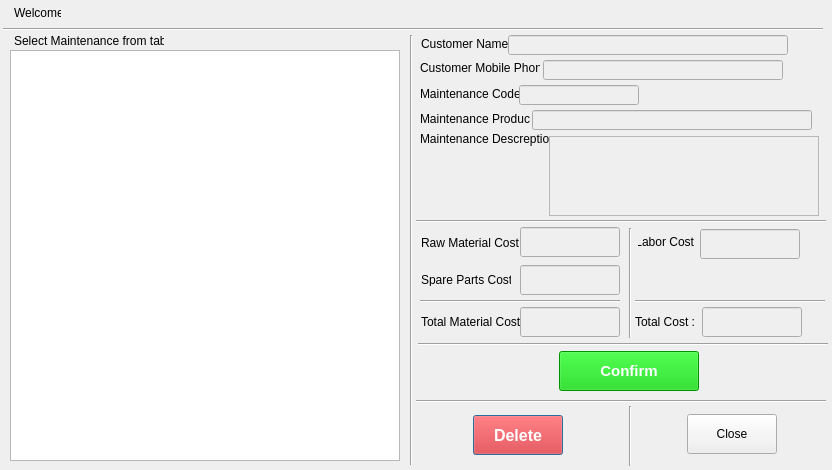
<?xml version="1.0" encoding="UTF-8"?>
<ui version="4.0">
	<class>confirmWMaintenanceDialog</class>
	<widget class="QDialog" name="confirmWMaintenanceDialog">
		<property name="geometry">
			<rect>
				<x>0</x>
				<y>0</y>
				<width>832</width>
				<height>470</height>
			</rect>
		</property>
		<property name="windowTitle">
			<string>Customer Confirm Waiting Maintenance</string>
		</property>
		<widget class="QLabel" name="label">
			<property name="geometry">
				<rect>
					<x>14</x>
					<y>3</y>
					<width>47</width>
					<height>20</height>
				</rect>
			</property>
			<property name="text">
				<string>Welcome,</string>
			</property>
		</widget>
		<widget class="QLabel" name="loggeduser">
			<property name="geometry">
				<rect>
					<x>65</x>
					<y>3</y>
					<width>180</width>
					<height>20</height>
				</rect>
			</property>
			<property name="font">
				<font>
					<weight>75</weight>
					<bold>true</bold>
				</font>
			</property>
			<property name="text">
				<string/>
			</property>
		</widget>
		<widget class="Line" name="line">
			<property name="geometry">
				<rect>
					<x>3</x>
					<y>28</y>
					<width>820</width>
					<height>3</height>
				</rect>
			</property>
			<property name="orientation">
				<enum>Qt::Horizontal</enum>
			</property>
		</widget>
		<widget class="QLabel" name="label_3">
			<property name="geometry">
				<rect>
					<x>14</x>
					<y>31</y>
					<width>150</width>
					<height>20</height>
				</rect>
			</property>
			<property name="text">
				<string>Select Maintenance from table :</string>
			</property>
		</widget>
		<widget class="QTableView" name="tableView">
			<property name="geometry">
				<rect>
					<x>10</x>
					<y>50</y>
					<width>390</width>
					<height>411</height>
				</rect>
			</property>
		</widget>
		<widget class="Line" name="line_2">
			<property name="geometry">
				<rect>
					<x>410</x>
					<y>35</y>
					<width>3</width>
					<height>430</height>
				</rect>
			</property>
			<property name="orientation">
				<enum>Qt::Vertical</enum>
			</property>
		</widget>
		<widget class="QLabel" name="label_4">
			<property name="geometry">
				<rect>
					<x>420</x>
					<y>87</y>
					<width>100</width>
					<height>13</height>
				</rect>
			</property>
			<property name="text">
				<string>Maintenance Code :</string>
			</property>
		</widget>
		<widget class="QLabel" name="label_5">
			<property name="geometry">
				<rect>
					<x>420</x>
					<y>109</y>
					<width>110</width>
					<height>20</height>
				</rect>
			</property>
			<property name="text">
				<string>Maintenance Product :</string>
			</property>
		</widget>
		<widget class="QLabel" name="label_6">
			<property name="geometry">
				<rect>
					<x>420</x>
					<y>129</y>
					<width>130</width>
					<height>20</height>
				</rect>
			</property>
			<property name="text">
				<string>Maintenance Descreption :</string>
			</property>
		</widget>
		<widget class="QLabel" name="label_7">
			<property name="geometry">
				<rect>
					<x>421</x>
					<y>34</y>
					<width>90</width>
					<height>20</height>
				</rect>
			</property>
			<property name="text">
				<string>Customer Name :</string>
			</property>
		</widget>
		<widget class="QLabel" name="label_8">
			<property name="geometry">
				<rect>
					<x>420</x>
					<y>58</y>
					<width>120</width>
					<height>20</height>
				</rect>
			</property>
			<property name="text">
				<string>Customer Mobile Phone :</string>
			</property>
		</widget>
		<widget class="QLineEdit" name="maintCodelbl">
			<property name="enabled">
				<bool>false</bool>
			</property>
			<property name="geometry">
				<rect>
					<x>519</x>
					<y>85</y>
					<width>120</width>
					<height>20</height>
				</rect>
			</property>
			<property name="font">
				<font>
					<pointsize>9</pointsize>
					<weight>75</weight>
					<bold>true</bold>
				</font>
			</property>
			<property name="styleSheet">
				<string notr="true">color: rgb(255, 0, 0);</string>
			</property>
		</widget>
		<widget class="QLineEdit" name="maintProductlbl">
			<property name="enabled">
				<bool>false</bool>
			</property>
			<property name="geometry">
				<rect>
					<x>532</x>
					<y>110</y>
					<width>280</width>
					<height>20</height>
				</rect>
			</property>
			<property name="font">
				<font>
					<pointsize>9</pointsize>
					<weight>75</weight>
					<bold>true</bold>
				</font>
			</property>
			<property name="styleSheet">
				<string notr="true">color: rgb(255, 0, 0);</string>
			</property>
		</widget>
		<widget class="QTextBrowser" name="maintDesclbl">
			<property name="enabled">
				<bool>false</bool>
			</property>
			<property name="geometry">
				<rect>
					<x>549</x>
					<y>136</y>
					<width>270</width>
					<height>80</height>
				</rect>
			</property>
			<property name="font">
				<font>
					<pointsize>9</pointsize>
					<weight>75</weight>
					<bold>true</bold>
				</font>
			</property>
			<property name="styleSheet">
				<string notr="true">color: rgb(255, 0, 0);</string>
			</property>
			<property name="lineWidth">
				<number>1</number>
			</property>
		</widget>
		<widget class="QLineEdit" name="custNamelbl">
			<property name="enabled">
				<bool>false</bool>
			</property>
			<property name="geometry">
				<rect>
					<x>508</x>
					<y>35</y>
					<width>280</width>
					<height>20</height>
				</rect>
			</property>
			<property name="font">
				<font>
					<pointsize>9</pointsize>
					<weight>75</weight>
					<bold>true</bold>
				</font>
			</property>
			<property name="styleSheet">
				<string notr="true">color: rgb(255, 0, 0);</string>
			</property>
		</widget>
		<widget class="QLineEdit" name="custMobilePhonelbl">
			<property name="enabled">
				<bool>false</bool>
			</property>
			<property name="geometry">
				<rect>
					<x>543</x>
					<y>60</y>
					<width>240</width>
					<height>20</height>
				</rect>
			</property>
			<property name="font">
				<font>
					<pointsize>9</pointsize>
					<weight>75</weight>
					<bold>true</bold>
				</font>
			</property>
			<property name="styleSheet">
				<string notr="true">color: rgb(255, 0, 0);</string>
			</property>
		</widget>
		<widget class="Line" name="line_3">
			<property name="geometry">
				<rect>
					<x>416</x>
					<y>220</y>
					<width>410</width>
					<height>3</height>
				</rect>
			</property>
			<property name="orientation">
				<enum>Qt::Horizontal</enum>
			</property>
		</widget>
		<widget class="QPushButton" name="deletebtn">
			<property name="geometry">
				<rect>
					<x>473</x>
					<y>415</y>
					<width>90</width>
					<height>40</height>
				</rect>
			</property>
			<property name="font">
				<font>
					<pointsize>12</pointsize>
					<weight>75</weight>
					<bold>true</bold>
				</font>
			</property>
			<property name="styleSheet">
				<string notr="true">background-color: rgb(255, 0, 0);
					color: rgb(255, 255, 255);
				</string>
			</property>
			<property name="text">
				<string>Delete</string>
			</property>
		</widget>
		<widget class="QPushButton" name="closebtn">
			<property name="geometry">
				<rect>
					<x>687</x>
					<y>414</y>
					<width>90</width>
					<height>40</height>
				</rect>
			</property>
			<property name="text">
				<string>Close</string>
			</property>
		</widget>
		<widget class="Line" name="line_4">
			<property name="geometry">
				<rect>
					<x>416</x>
					<y>391</y>
					<width>410</width>
					<height>20</height>
				</rect>
			</property>
			<property name="orientation">
				<enum>Qt::Horizontal</enum>
			</property>
		</widget>
		<widget class="QLabel" name="label_2">
			<property name="geometry">
				<rect>
					<x>421</x>
					<y>236</y>
					<width>100</width>
					<height>13</height>
				</rect>
			</property>
			<property name="text">
				<string>Raw Material Cost :</string>
			</property>
		</widget>
		<widget class="QLabel" name="label_9">
			<property name="geometry">
				<rect>
					<x>421</x>
					<y>273</y>
					<width>90</width>
					<height>13</height>
				</rect>
			</property>
			<property name="text">
				<string>Spare Parts Cost :</string>
			</property>
		</widget>
		<widget class="QLabel" name="label_10">
			<property name="geometry">
				<rect>
					<x>421</x>
					<y>315</y>
					<width>100</width>
					<height>13</height>
				</rect>
			</property>
			<property name="text">
				<string>Total Material Cost :</string>
			</property>
		</widget>
		<widget class="QLabel" name="label_11">
			<property name="geometry">
				<rect>
					<x>638</x>
					<y>232</y>
					<width>60</width>
					<height>20</height>
				</rect>
			</property>
			<property name="text">
				<string>Labor Cost :</string>
			</property>
			<property name="alignment">
				<set>Qt::AlignCenter</set>
			</property>
		</widget>
		<widget class="QLineEdit" name="rowCostlbl">
			<property name="enabled">
				<bool>false</bool>
			</property>
			<property name="geometry">
				<rect>
					<x>520</x>
					<y>227</y>
					<width>100</width>
					<height>30</height>
				</rect>
			</property>
			<property name="font">
				<font>
					<pointsize>9</pointsize>
					<weight>75</weight>
					<italic>true</italic>
					<bold>true</bold>
				</font>
			</property>
			<property name="styleSheet">
				<string notr="true">color: rgb(255, 0, 0);</string>
			</property>
		</widget>
		<widget class="QLineEdit" name="spCostlbl">
			<property name="enabled">
				<bool>false</bool>
			</property>
			<property name="geometry">
				<rect>
					<x>520</x>
					<y>265</y>
					<width>100</width>
					<height>30</height>
				</rect>
			</property>
			<property name="font">
				<font>
					<pointsize>9</pointsize>
					<weight>75</weight>
					<italic>true</italic>
					<bold>true</bold>
				</font>
			</property>
			<property name="styleSheet">
				<string notr="true">color: rgb(255, 0, 0);</string>
			</property>
		</widget>
		<widget class="QLineEdit" name="matTotalCostlbl">
			<property name="enabled">
				<bool>false</bool>
			</property>
			<property name="geometry">
				<rect>
					<x>520</x>
					<y>307</y>
					<width>100</width>
					<height>30</height>
				</rect>
			</property>
			<property name="font">
				<font>
					<pointsize>9</pointsize>
					<weight>75</weight>
					<italic>true</italic>
					<bold>true</bold>
				</font>
			</property>
			<property name="styleSheet">
				<string notr="true">color: rgb(255, 0, 0);</string>
			</property>
		</widget>
		<widget class="Line" name="line_5">
			<property name="geometry">
				<rect>
					<x>629</x>
					<y>228</y>
					<width>3</width>
					<height>110</height>
				</rect>
			</property>
			<property name="orientation">
				<enum>Qt::Vertical</enum>
			</property>
		</widget>
		<widget class="QLabel" name="label_12">
			<property name="geometry">
				<rect>
					<x>635</x>
					<y>312</y>
					<width>60</width>
					<height>20</height>
				</rect>
			</property>
			<property name="text">
				<string>Total Cost :</string>
			</property>
			<property name="alignment">
				<set>Qt::AlignCenter</set>
			</property>
		</widget>
		<widget class="QLineEdit" name="laborled">
			<property name="enabled">
				<bool>false</bool>
			</property>
			<property name="geometry">
				<rect>
					<x>700</x>
					<y>229</y>
					<width>100</width>
					<height>30</height>
				</rect>
			</property>
		</widget>
		<widget class="Line" name="line_6">
			<property name="geometry">
				<rect>
					<x>418</x>
					<y>343</y>
					<width>410</width>
					<height>3</height>
				</rect>
			</property>
			<property name="orientation">
				<enum>Qt::Horizontal</enum>
			</property>
		</widget>
		<widget class="Line" name="line_7">
			<property name="geometry">
				<rect>
					<x>420</x>
					<y>300</y>
					<width>200</width>
					<height>3</height>
				</rect>
			</property>
			<property name="orientation">
				<enum>Qt::Horizontal</enum>
			</property>
		</widget>
		<widget class="QLineEdit" name="totalCostlbl">
			<property name="enabled">
				<bool>false</bool>
			</property>
			<property name="geometry">
				<rect>
					<x>702</x>
					<y>307</y>
					<width>100</width>
					<height>30</height>
				</rect>
			</property>
			<property name="font">
				<font>
					<pointsize>10</pointsize>
					<weight>75</weight>
					<italic>true</italic>
					<bold>true</bold>
				</font>
			</property>
			<property name="styleSheet">
				<string notr="true">color: rgb(255, 0, 0);</string>
			</property>
		</widget>
		<widget class="Line" name="line_8">
			<property name="geometry">
				<rect>
					<x>629</x>
					<y>406</y>
					<width>3</width>
					<height>60</height>
				</rect>
			</property>
			<property name="orientation">
				<enum>Qt::Vertical</enum>
			</property>
		</widget>
		<widget class="Line" name="line_9">
			<property name="geometry">
				<rect>
					<x>635</x>
					<y>300</y>
					<width>190</width>
					<height>3</height>
				</rect>
			</property>
			<property name="orientation">
				<enum>Qt::Horizontal</enum>
			</property>
		</widget>
		<widget class="QPushButton" name="confirmbtn">
			<property name="geometry">
				<rect>
					<x>559</x>
					<y>351</y>
					<width>140</width>
					<height>40</height>
				</rect>
			</property>
			<property name="font">
				<font>
					<pointsize>11</pointsize>
					<weight>75</weight>
					<bold>true</bold>
				</font>
			</property>
			<property name="styleSheet">
				<string notr="true">color: rgb(255, 255, 255);
					background-color: rgb(0, 203, 0);
				</string>
			</property>
			<property name="text">
				<string>Confirm</string>
			</property>
		</widget>
	</widget>
	<resources/>
	<connections/>
</ui>
